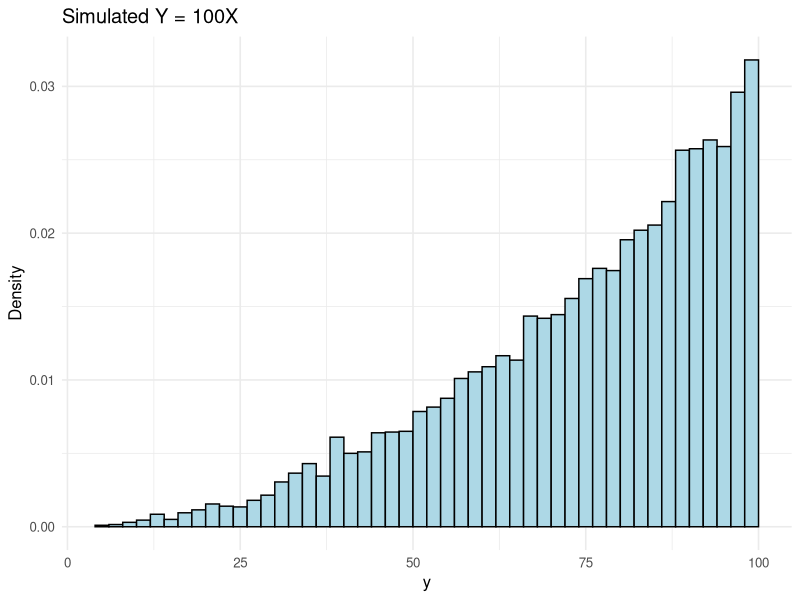
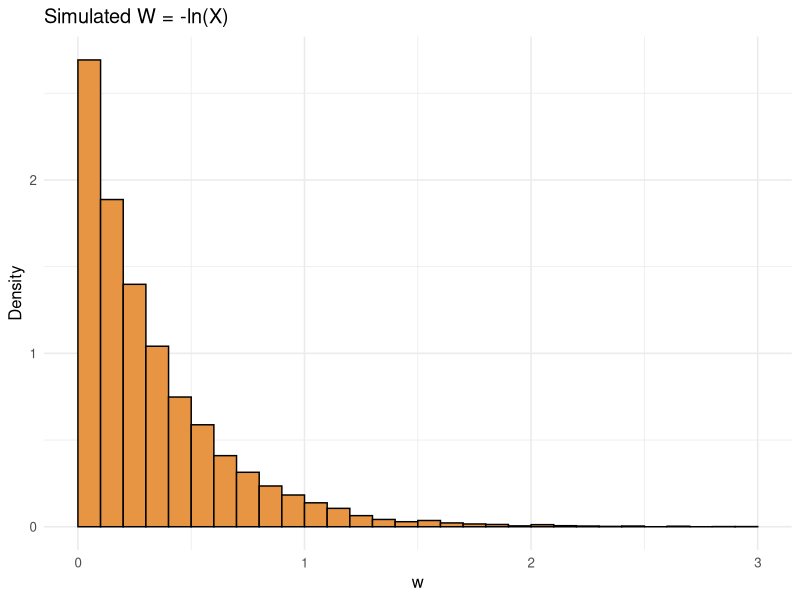
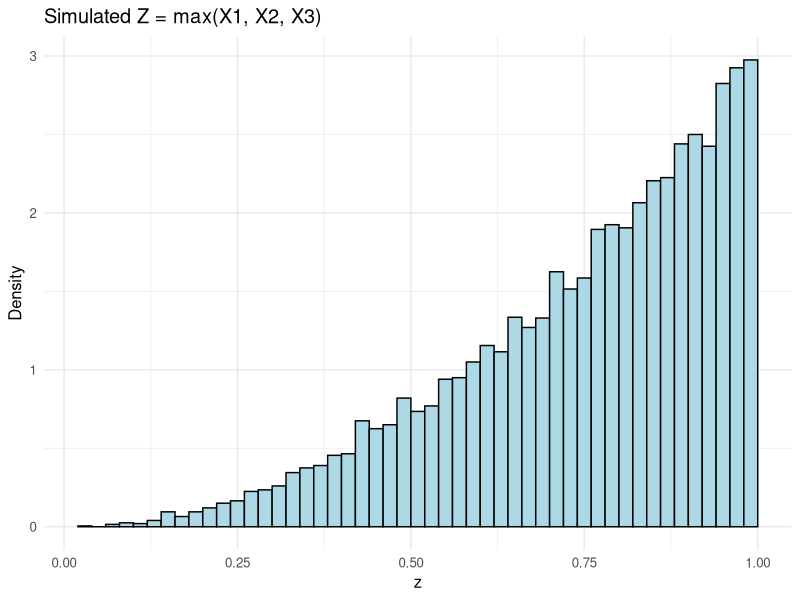
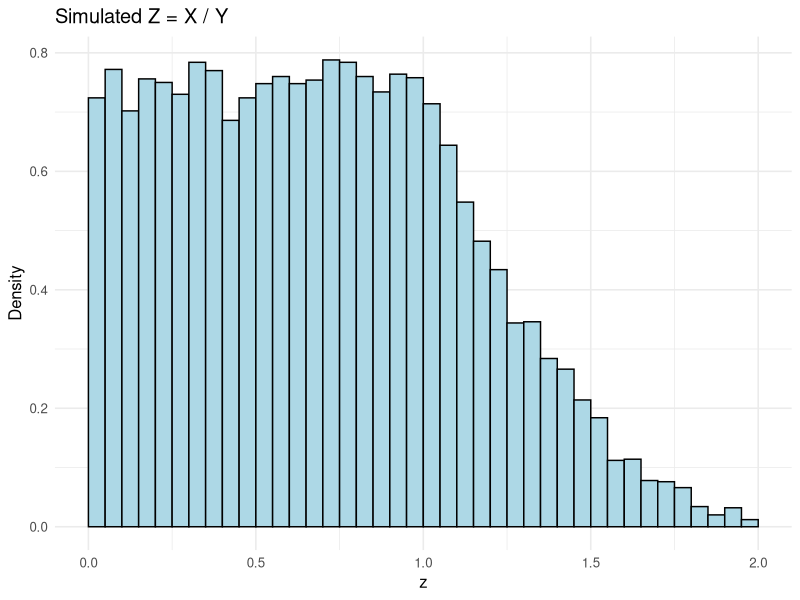

Write the R code that produced these figures, in order.
## ---- chunk 1
#| label: "setup"
#| include: false

knitr::opts_chunk$set(echo = FALSE, message = FALSE)
library(tidyverse)
## ---- chunk 2
#| label: "q1c-simulate"
#| fig-width: 7
#| fig-height: 3.5

set.seed(1616)
reps <- 10000
x_grid <- seq(0, 1, length.out = 10001)

dose_sims <- tibble(sim = 1:reps) |>
  mutate(x = sample(x_grid, size = n(), replace = TRUE,
                    prob = 3 * x_grid^2),
         y = 100 * x,
         w = -log(x))

prob_y <- mean(dose_sims$y <= 50)
## ---- chunk 3
#| label: "q1d-histograms"
#| fig-width: 7
#| fig-height: 3.5

ggplot(dose_sims, aes(x = y)) +
  geom_histogram(aes(y = after_stat(density)),
                 binwidth = 2, boundary = 0,
                 color = "black", fill = "lightblue") +
  labs(title = "Simulated Y = 100X", x = "y", y = "Density") +
  theme_minimal(base_size = 12)

ggplot(dose_sims, aes(x = w)) +
  geom_histogram(aes(y = after_stat(density)),
                 binwidth = 0.1, boundary = 0,
                 color = "black", fill = "#E89543") +
  labs(title = "Simulated W = -ln(X)", x = "w", y = "Density") +
  theme_minimal(base_size = 12)
## ---- chunk 4
#| label: "q2c-simulate"
#| fig-width: 7
#| fig-height: 3.5

set.seed(5656)
reps <- 10000

max_sims <- tibble(sim = 1:reps) |>
  mutate(x1 = runif(n(), min = 0, max = 1),
         x2 = runif(n(), min = 0, max = 1),
         x3 = runif(n(), min = 0, max = 1),
         z = pmax(x1, x2, x3))

ggplot(max_sims, aes(x = z)) +
  geom_histogram(aes(y = after_stat(density)),
                 binwidth = 0.02, boundary = 0,
                 color = "black", fill = "lightblue") +
  labs(title = "Simulated Z = max(X1, X2, X3)", x = "z", y = "Density") +
  theme_minimal(base_size = 12)
## ---- chunk 5
#| label: "q3j-simulate"

set.seed(6969)
reps <- 10000

smoking_cells <- tibble(
  education = rep(c("College", "High school", "Grade school"),
                  each = 4),
  policy = rep(c("No restrictions", "Designated areas",
                 "No smoking", "No opinion"), times = 3),
  count = c(5, 44, 23, 3,
            15, 100, 30, 5,
            15, 40, 10, 10)
)

smoking_sims <- smoking_cells |>
  slice_sample(n = reps, weight_by = count, replace = TRUE)

smoking_summary <- smoking_sims |>
  summarise(joint = mean(education == "College" & policy == "No restrictions"),
            product = mean(education == "College") * mean(policy == "No restrictions"))

smoking_cond <- smoking_sims |>
  filter(policy == "No smoking") |>
  summarise(prob = mean(education == "High school"))
## ---- chunk 6
#| label: "q4b-simulate"

set.seed(7878)
reps <- 10000

triangle_grid <- expand_grid(x = seq(0, 2, length.out = 1001),
                             y = seq(0, 2, length.out = 1001)) |>
  filter(x + y <= 2) |>
  mutate(height = 3/2 * x * y)

triangle_sims <- triangle_grid |>
  slice_sample(n = reps, weight_by = height, replace = TRUE)

triangle_summary <- triangle_sims |>
  summarise(avg_X = mean(x), avg_Y = mean(y))
## ---- chunk 7
#| label: "q4c-check"

triangle_check <- triangle_sims |>
  summarise(joint = mean(x <= 1 & y <= 1),
            product = mean(x <= 1) * mean(y <= 1))
## ---- chunk 8
#| label: "q5c-simulate"
#| fig-width: 7
#| fig-height: 3.5

set.seed(9898)
reps <- 10000

ratio_sims <- tibble(sim = 1:reps) |>
  mutate(x = runif(n(), min = 0, max = 1),
         y = runif(n(), min = 0.5, max = 1),
         z = x / y)

ggplot(ratio_sims, aes(x = z)) +
  geom_histogram(aes(y = after_stat(density)),
                 binwidth = 0.05, boundary = 0,
                 color = "black", fill = "lightblue") +
  labs(title = "Simulated Z = X / Y", x = "z", y = "Density") +
  theme_minimal(base_size = 12)
## ---- chunk 9
#| label: "q6d-simulate"

set.seed(2424)
reps <- 10000

maude_sims <- tibble(sim = 1:reps) |>
  mutate(X = rgeom(n(), prob = 0.01) + 1,
         Y = rgeom(n(), prob = 0.03) + 1)

prob_maude <- mean(maude_sims$X <= 30 & maude_sims$Y <= 10)
## ---- chunk 10
#| label: "q7d-simulate"

set.seed(3535)
reps <- 10000

min_sims <- tibble(sim = 1:reps) |>
  mutate(x = runif(n(), min = 0, max = 5),
         y = rexp(n(), rate = 2),
         z = pmin(x, y))

min_summary <- min_sims |>
  summarise(prob_x_less = mean(x < y),
            prob_z_big = mean(z > 0.5))
## ---- chunk 11
#| label: "q8f-simulate"

set.seed(4646)
reps <- 10000

quad_grid <- expand_grid(x = seq(0, 2, length.out = 1001),
                         y = seq(0, 12, length.out = 1001)) |>
  filter(y <= 12 - 3 * x) |>
  mutate(height = 1)

quad_sims <- quad_grid |>
  slice_sample(n = reps, weight_by = height, replace = TRUE)

quad_cond <- quad_sims |>
  filter(y >= 3, y <= 9) |>
  summarise(prob = mean(x <= 1))
